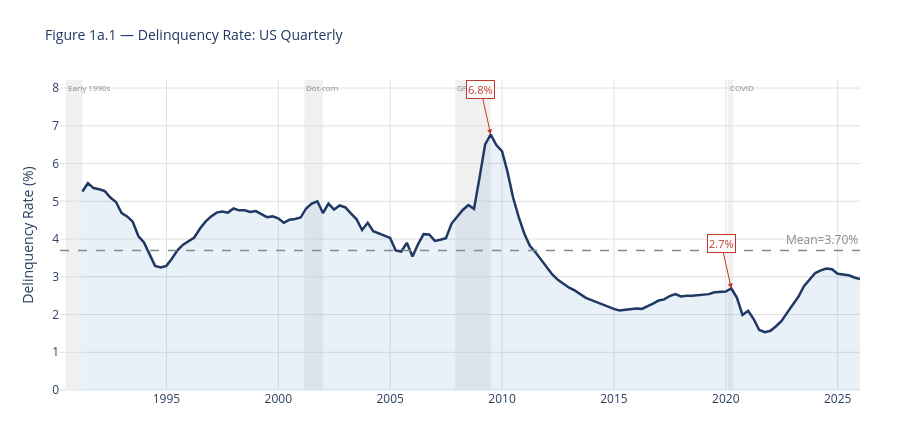
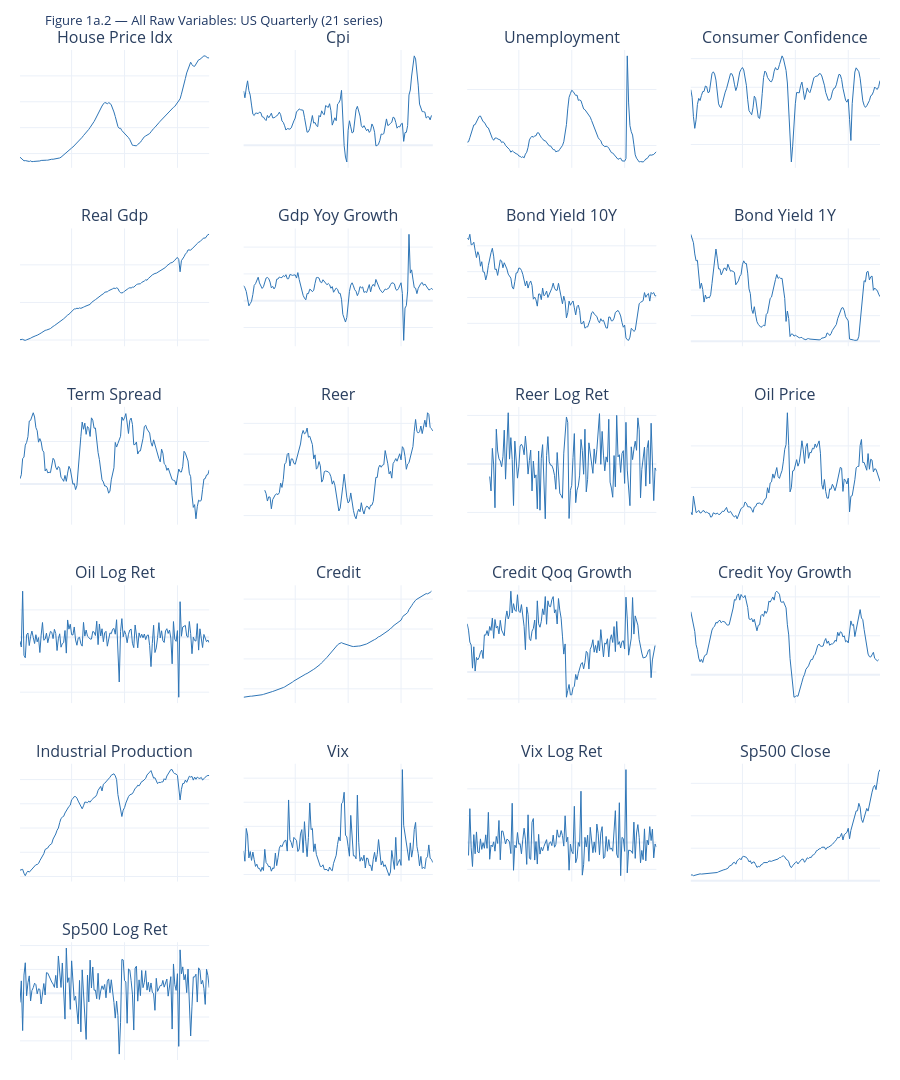

The cell these charts' notebook holds for them, in order:
### Code cell
# Figure 1a.1 — Target variable time series
mean_val = df_usq[TARGET_USQ].mean()
fig = go.Figure()
fig.add_trace(go.Scatter(
    x=df_usq.index, y=df_usq[TARGET_USQ], mode='lines',
    line=dict(color=NAVY, width=2.5), fill='tozeroy',
    fillcolor='rgba(46,117,182,0.10)',
    hovertemplate='%{x|%Y Q%q}<br>%{y:.2f}%<extra></extra>'))
fig.add_hline(y=mean_val, line_dash='dash', line_color=GREY, line_width=1.5,
              annotation_text=f'Mean={mean_val:.2f}%',
              annotation_position='top right', annotation_font_color=GREY)
fig = add_recessions(fig, RECESSIONS_USQ)
for s, e in [('2007', '2010'), ('2019', '2021')]:
    sub = df_usq[TARGET_USQ].loc[s:e].dropna()
    if not sub.empty:
        fig.add_annotation(x=sub.idxmax(), y=sub.max(), text=f'{sub.max():.1f}%',
            showarrow=True, arrowhead=2, arrowcolor=RED,
            font=dict(color=RED, size=11), bgcolor='white',
            bordercolor=RED, borderwidth=1, ay=-45)
fig.update_layout(
    title=dict(text='Figure 1a.1 — Delinquency Rate: US Quarterly', font=dict(size=14, color=NAVY)),
    xaxis=dict(showgrid=True, gridcolor='#E0E0E0'),
    yaxis=dict(title='Delinquency Rate (%)', showgrid=True, gridcolor='#E0E0E0'),
    template=TEMPLATE, height=430, margin=dict(t=80, b=40, l=60, r=40))
fig.show()

# Figure 1a.2 — All raw variables overview (native columns only, before Section 2 derivations)
raw_cols = [c for c in raw_usq.columns if c != TARGET_USQ]
ncols = 4
nrows = int(np.ceil(len(raw_cols) / ncols))
fig2 = make_subplots(
    rows=nrows, cols=ncols,
    subplot_titles=[v.replace('us_', '').replace('_', ' ').title() for v in raw_cols],
    vertical_spacing=0.06, horizontal_spacing=0.04)
for i, var in enumerate(raw_cols):
    r, c = i // ncols + 1, i % ncols + 1
    fig2.add_trace(go.Scatter(
        x=df_usq.index, y=df_usq[var], mode='lines',
        line=dict(color=BLUE, width=1.0), showlegend=False), row=r, col=c)
fig2.update_xaxes(showticklabels=False)
fig2.update_yaxes(showticklabels=False)
fig2.update_layout(
    title=dict(text=f'Figure 1a.2 — All Raw Variables: US Quarterly ({len(raw_cols)} series)',
               font=dict(size=13, color=NAVY)),
    template=TEMPLATE, height=nrows * 180,
    margin=dict(t=50, b=20, l=20, r=20))
fig2.show()

### Figure 1 — Plotly figure (JSON) as saved in the notebook; plotly's stock layout.template omitted (floating-point values rounded to 4 significant figures; data arrays with more than 128 entries replaced by an {"elided": "..."} marker saying what was removed)
{"data": [{"fill": "tozeroy", "fillcolor": "rgba(46,117,182,0.10)", "hovertemplate": "%{x|%Y Q%q}<br>%{y:.2f}%<extra></extra>", "line": {"color": "#1F3864", "width": 2.5}, "mode": "lines", "type": "scatter", "x": {"elided": "144 str values"}, "y": {"elided": "144 float values"}}], "layout": {"annotations": [{"font": {"color": "#7F8C8D"}, "showarrow": false, "text": "Mean=3.70%", "x": 1, "xanchor": "right", "xref": "x domain", "y": 3.697, "yanchor": "bottom", "yref": "y"}, {"font": {"color": "#7F8C8D", "size": 8}, "showarrow": false, "text": "Early 1990s", "x": "1990-07-01", "xanchor": "left", "xref": "x", "y": 1, "yanchor": "top", "yref": "y domain"}, {"font": {"color": "#7F8C8D", "size": 8}, "showarrow": false, "text": "Dot-com", "x": "2001-03-01", "xanchor": "left", "xref": "x", "y": 1, "yanchor": "top", "yref": "y domain"}, {"font": {"color": "#7F8C8D", "size": 8}, "showarrow": false, "text": "GFC", "x": "2007-12-01", "xanchor": "left", "xref": "x", "y": 1, "yanchor": "top", "yref": "y domain"}, {"font": {"color": "#7F8C8D", "size": 8}, "showarrow": false, "text": "COVID", "x": "2020-02-01", "xanchor": "left", "xref": "x", "y": 1, "yanchor": "top", "yref": "y domain"}, {"arrowcolor": "#C0392B", "arrowhead": 2, "ay": -45, "bgcolor": "white", "bordercolor": "#C0392B", "borderwidth": 1, "font": {"color": "#C0392B", "size": 11}, "showarrow": true, "text": "6.8%", "x": "2009-06-30T00:00:00", "y": 6.77}, {"arrowcolor": "#C0392B", "arrowhead": 2, "ay": -45, "bgcolor": "white", "bordercolor": "#C0392B", "borderwidth": 1, "font": {"color": "#C0392B", "size": 11}, "showarrow": true, "text": "2.7%", "x": "2020-03-31T00:00:00", "y": 2.69}], "height": 430, "margin": {"b": 40, "l": 60, "r": 40, "t": 80}, "shapes": [{"line": {"color": "#7F8C8D", "dash": "dash", "width": 1.5}, "type": "line", "x0": 0, "x1": 1, "xref": "x domain", "y0": 3.697, "y1": 3.697, "yref": "y"}, {"fillcolor": "lightgrey", "layer": "below", "line": {"width": 0}, "opacity": 0.35, "type": "rect", "x0": "1990-07-01", "x1": "1991-03-31", "xref": "x", "y0": 0, "y1": 1, "yref": "y domain"}, {"fillcolor": "lightgrey", "layer": "below", "line": {"width": 0}, "opacity": 0.35, "type": "rect", "x0": "2001-03-01", "x1": "2001-12-31", "xref": "x", "y0": 0, "y1": 1, "yref": "y domain"}, {"fillcolor": "lightgrey", "layer": "below", "line": {"width": 0}, "opacity": 0.35, "type": "rect", "x0": "2007-12-01", "x1": "2009-06-30", "xref": "x", "y0": 0, "y1": 1, "yref": "y domain"}, {"fillcolor": "lightgrey", "layer": "below", "line": {"width": 0}, "opacity": 0.35, "type": "rect", "x0": "2020-02-01", "x1": "2020-04-30", "xref": "x", "y0": 0, "y1": 1, "yref": "y domain"}], "title": {"font": {"color": "#1F3864", "size": 14}, "text": "Figure 1a.1 — Delinquency Rate: US Quarterly"}, "xaxis": {"gridcolor": "#E0E0E0", "showgrid": true}, "yaxis": {"gridcolor": "#E0E0E0", "showgrid": true, "title": {"text": "Delinquency Rate (%)"}}}}

### Figure 2 — Plotly figure (JSON) as saved in the notebook; plotly's stock layout.template omitted (floating-point values rounded to 4 significant figures; data arrays with more than 128 entries replaced by an {"elided": "..."} marker saying what was removed)
{"data": [{"line": {"color": "#2E75B6", "width": 1}, "mode": "lines", "showlegend": false, "type": "scatter", "x": {"elided": "144 str values"}, "xaxis": "x", "y": {"elided": "144 float values"}, "yaxis": "y"}, {"line": {"color": "#2E75B6", "width": 1}, "mode": "lines", "showlegend": false, "type": "scatter", "x": {"elided": "144 str values"}, "xaxis": "x2", "y": {"elided": "144 float values"}, "yaxis": "y2"}, {"line": {"color": "#2E75B6", "width": 1}, "mode": "lines", "showlegend": false, "type": "scatter", "x": {"elided": "144 str values"}, "xaxis": "x3", "y": {"elided": "144 float values"}, "yaxis": "y3"}, {"line": {"color": "#2E75B6", "width": 1}, "mode": "lines", "showlegend": false, "type": "scatter", "x": {"elided": "144 str values"}, "xaxis": "x4", "y": {"elided": "144 float values"}, "yaxis": "y4"}, {"line": {"color": "#2E75B6", "width": 1}, "mode": "lines", "showlegend": false, "type": "scatter", "x": {"elided": "144 str values"}, "xaxis": "x5", "y": {"elided": "144 float values"}, "yaxis": "y5"}, {"line": {"color": "#2E75B6", "width": 1}, "mode": "lines", "showlegend": false, "type": "scatter", "x": {"elided": "144 str values"}, "xaxis": "x6", "y": {"elided": "144 float values"}, "yaxis": "y6"}, {"line": {"color": "#2E75B6", "width": 1}, "mode": "lines", "showlegend": false, "type": "scatter", "x": {"elided": "144 str values"}, "xaxis": "x7", "y": {"elided": "144 float values"}, "yaxis": "y7"}, {"line": {"color": "#2E75B6", "width": 1}, "mode": "lines", "showlegend": false, "type": "scatter", "x": {"elided": "144 str values"}, "xaxis": "x8", "y": {"elided": "144 float values"}, "yaxis": "y8"}, {"line": {"color": "#2E75B6", "width": 1}, "mode": "lines", "showlegend": false, "type": "scatter", "x": {"elided": "144 str values"}, "xaxis": "x9", "y": {"elided": "144 float values"}, "yaxis": "y9"}, {"line": {"color": "#2E75B6", "width": 1}, "mode": "lines", "showlegend": false, "type": "scatter", "x": {"elided": "144 str values"}, "xaxis": "x10", "y": {"elided": "144 float values"}, "yaxis": "y10"}, {"line": {"color": "#2E75B6", "width": 1}, "mode": "lines", "showlegend": false, "type": "scatter", "x": {"elided": "144 str values"}, "xaxis": "x11", "y": {"elided": "144 float values"}, "yaxis": "y11"}, {"line": {"color": "#2E75B6", "width": 1}, "mode": "lines", "showlegend": false, "type": "scatter", "x": {"elided": "144 str values"}, "xaxis": "x12", "y": {"elided": "144 float values"}, "yaxis": "y12"}, {"line": {"color": "#2E75B6", "width": 1}, "mode": "lines", "showlegend": false, "type": "scatter", "x": {"elided": "144 str values"}, "xaxis": "x13", "y": {"elided": "144 float values"}, "yaxis": "y13"}, {"line": {"color": "#2E75B6", "width": 1}, "mode": "lines", "showlegend": false, "type": "scatter", "x": {"elided": "144 str values"}, "xaxis": "x14", "y": {"elided": "144 float values"}, "yaxis": "y14"}, {"line": {"color": "#2E75B6", "width": 1}, "mode": "lines", "showlegend": false, "type": "scatter", "x": {"elided": "144 str values"}, "xaxis": "x15", "y": {"elided": "144 float values"}, "yaxis": "y15"}, {"line": {"color": "#2E75B6", "width": 1}, "mode": "lines", "showlegend": false, "type": "scatter", "x": {"elided": "144 str values"}, "xaxis": "x16", "y": {"elided": "144 float values"}, "yaxis": "y16"}, {"line": {"color": "#2E75B6", "width": 1}, "mode": "lines", "showlegend": false, "type": "scatter", "x": {"elided": "144 str values"}, "xaxis": "x17", "y": {"elided": "144 float values"}, "yaxis": "y17"}, {"line": {"color": "#2E75B6", "width": 1}, "mode": "lines", "showlegend": false, "type": "scatter", "x": {"elided": "144 str values"}, "xaxis": "x18", "y": {"elided": "144 float values"}, "yaxis": "y18"}, {"line": {"color": "#2E75B6", "width": 1}, "mode": "lines", "showlegend": false, "type": "scatter", "x": {"elided": "144 str values"}, "xaxis": "x19", "y": {"elided": "144 float values"}, "yaxis": "y19"}, {"line": {"color": "#2E75B6", "width": 1}, "mode": "lines", "showlegend": false, "type": "scatter", "x": {"elided": "144 str values"}, "xaxis": "x20", "y": {"elided": "144 float values"}, "yaxis": "y20"}, {"line": {"color": "#2E75B6", "width": 1}, "mode": "lines", "showlegend": false, "type": "scatter", "x": {"elided": "144 str values"}, "xaxis": "x21", "y": {"elided": "144 float values"}, "yaxis": "y21"}], "layout": {"annotations": [{"font": {"size": 16}, "showarrow": false, "text": "House Price Idx", "x": 0.11, "xanchor": "center", "xref": "paper", "y": 1, "yanchor": "bottom", "yref": "paper"}, {"font": {"size": 16}, "showarrow": false, "text": "Cpi", "x": 0.37, "xanchor": "center", "xref": "paper", "y": 1, "yanchor": "bottom", "yref": "paper"}, {"font": {"size": 16}, "showarrow": false, "text": "Unemployment", "x": 0.63, "xanchor": "center", "xref": "paper", "y": 1, "yanchor": "bottom", "yref": "paper"}, {"font": {"size": 16}, "showarrow": false, "text": "Consumer Confidence", "x": 0.89, "xanchor": "center", "xref": "paper", "y": 1, "yanchor": "bottom", "yref": "paper"}, {"font": {"size": 16}, "showarrow": false, "text": "Real Gdp", "x": 0.11, "xanchor": "center", "xref": "paper", "y": 0.8233, "yanchor": "bottom", "yref": "paper"}, {"font": {"size": 16}, "showarrow": false, "text": "Gdp Yoy Growth", "x": 0.37, "xanchor": "center", "xref": "paper", "y": 0.8233, "yanchor": "bottom", "yref": "paper"}, {"font": {"size": 16}, "showarrow": false, "text": "Bond Yield 10Y", "x": 0.63, "xanchor": "center", "xref": "paper", "y": 0.8233, "yanchor": "bottom", "yref": "paper"}, {"font": {"size": 16}, "showarrow": false, "text": "Bond Yield 1Y", "x": 0.89, "xanchor": "center", "xref": "paper", "y": 0.8233, "yanchor": "bottom", "yref": "paper"}, {"font": {"size": 16}, "showarrow": false, "text": "Term Spread", "x": 0.11, "xanchor": "center", "xref": "paper", "y": 0.6467, "yanchor": "bottom", "yref": "paper"}, {"font": {"size": 16}, "showarrow": false, "text": "Reer", "x": 0.37, "xanchor": "center", "xref": "paper", "y": 0.6467, "yanchor": "bottom", "yref": "paper"}, {"font": {"size": 16}, "showarrow": false, "text": "Reer Log Ret", "x": 0.63, "xanchor": "center", "xref": "paper", "y": 0.6467, "yanchor": "bottom", "yref": "paper"}, {"font": {"size": 16}, "showarrow": false, "text": "Oil Price", "x": 0.89, "xanchor": "center", "xref": "paper", "y": 0.6467, "yanchor": "bottom", "yref": "paper"}, {"font": {"size": 16}, "showarrow": false, "text": "Oil Log Ret", "x": 0.11, "xanchor": "center", "xref": "paper", "y": 0.47, "yanchor": "bottom", "yref": "paper"}, {"font": {"size": 16}, "showarrow": false, "text": "Credit", "x": 0.37, "xanchor": "center", "xref": "paper", "y": 0.47, "yanchor": "bottom", "yref": "paper"}, {"font": {"size": 16}, "showarrow": false, "text": "Credit Qoq Growth", "x": 0.63, "xanchor": "center", "xref": "paper", "y": 0.47, "yanchor": "bottom", "yref": "paper"}, {"font": {"size": 16}, "showarrow": false, "text": "Credit Yoy Growth", "x": 0.89, "xanchor": "center", "xref": "paper", "y": 0.47, "yanchor": "bottom", "yref": "paper"}, {"font": {"size": 16}, "showarrow": false, "text": "Industrial Production", "x": 0.11, "xanchor": "center", "xref": "paper", "y": 0.2933, "yanchor": "bottom", "yref": "paper"}, {"font": {"size": 16}, "showarrow": false, "text": "Vix", "x": 0.37, "xanchor": "center", "xref": "paper", "y": 0.2933, "yanchor": "bottom", "yref": "paper"}, {"font": {"size": 16}, "showarrow": false, "text": "Vix Log Ret", "x": 0.63, "xanchor": "center", "xref": "paper", "y": 0.2933, "yanchor": "bottom", "yref": "paper"}, {"font": {"size": 16}, "showarrow": false, "text": "Sp500 Close", "x": 0.89, "xanchor": "center", "xref": "paper", "y": 0.2933, "yanchor": "bottom", "yref": "paper"}, {"font": {"size": 16}, "showarrow": false, "text": "Sp500 Log Ret", "x": 0.11, "xanchor": "center", "xref": "paper", "y": 0.1167, "yanchor": "bottom", "yref": "paper"}], "height": 1080, "margin": {"b": 20, "l": 20, "r": 20, "t": 50}, "title": {"font": {"color": "#1F3864", "size": 13}, "text": "Figure 1a.2 — All Raw Variables: US Quarterly (21 series)"}, "xaxis": {"anchor": "y", "domain": [0, 0.22], "showticklabels": false}, "xaxis10": {"anchor": "y10", "domain": [0.26, 0.48], "showticklabels": false}, "xaxis11": {"anchor": "y11", "domain": [0.52, 0.74], "showticklabels": false}, "xaxis12": {"anchor": "y12", "domain": [0.78, 1], "showticklabels": false}, "xaxis13": {"anchor": "y13", "domain": [0, 0.22], "showticklabels": false}, "xaxis14": {"anchor": "y14", "domain": [0.26, 0.48], "showticklabels": false}, "xaxis15": {"anchor": "y15", "domain": [0.52, 0.74], "showticklabels": false}, "xaxis16": {"anchor": "y16", "domain": [0.78, 1], "showticklabels": false}, "xaxis17": {"anchor": "y17", "domain": [0, 0.22], "showticklabels": false}, "xaxis18": {"anchor": "y18", "domain": [0.26, 0.48], "showticklabels": false}, "xaxis19": {"anchor": "y19", "domain": [0.52, 0.74], "showticklabels": false}, "xaxis2": {"anchor": "y2", "domain": [0.26, 0.48], "showticklabels": false}, "xaxis20": {"anchor": "y20", "domain": [0.78, 1], "showticklabels": false}, "xaxis21": {"anchor": "y21", "domain": [0, 0.22], "showticklabels": false}, "xaxis22": {"anchor": "y22", "domain": [0.26, 0.48], "showticklabels": false}, "xaxis23": {"anchor": "y23", "domain": [0.52, 0.74], "showticklabels": false}, "xaxis24": {"anchor": "y24", "domain": [0.78, 1], "showticklabels": false}, "xaxis3": {"anchor": "y3", "domain": [0.52, 0.74], "showticklabels": false}, "xaxis4": {"anchor": "y4", "domain": [0.78, 1], "showticklabels": false}, "xaxis5": {"anchor": "y5", "domain": [0, 0.22], "showticklabels": false}, "xaxis6": {"anchor": "y6", "domain": [0.26, 0.48], "showticklabels": false}, "xaxis7": {"anchor": "y7", "domain": [0.52, 0.74], "showticklabels": false}, "xaxis8": {"anchor": "y8", "domain": [0.78, 1], "showticklabels": false}, "xaxis9": {"anchor": "y9", "domain": [0, 0.22], "showticklabels": false}, "yaxis": {"anchor": "x", "domain": [0.8833, 1], "showticklabels": false}, "yaxis10": {"anchor": "x10", "domain": [0.53, 0.6467], "showticklabels": false}, "yaxis11": {"anchor": "x11", "domain": [0.53, 0.6467], "showticklabels": false}, "yaxis12": {"anchor": "x12", "domain": [0.53, 0.6467], "showticklabels": false}, "yaxis13": {"anchor": "x13", "domain": [0.3533, 0.47], "showticklabels": false}, "yaxis14": {"anchor": "x14", "domain": [0.3533, 0.47], "showticklabels": false}, "yaxis15": {"anchor": "x15", "domain": [0.3533, 0.47], "showticklabels": false}, "yaxis16": {"anchor": "x16", "domain": [0.3533, 0.47], "showticklabels": false}, "yaxis17": {"anchor": "x17", "domain": [0.1767, 0.2933], "showticklabels": false}, "yaxis18": {"anchor": "x18", "domain": [0.1767, 0.2933], "showticklabels": false}, "yaxis19": {"anchor": "x19", "domain": [0.1767, 0.2933], "showticklabels": false}, "yaxis2": {"anchor": "x2", "domain": [0.8833, 1], "showticklabels": false}, "yaxis20": {"anchor": "x20", "domain": [0.1767, 0.2933], "showticklabels": false}, "yaxis21": {"anchor": "x21", "domain": [0, 0.1167], "showticklabels": false}, "yaxis22": {"anchor": "x22", "domain": [0, 0.1167], "showticklabels": false}, "yaxis23": {"anchor": "x23", "domain": [0, 0.1167], "showticklabels": false}, "yaxis24": {"anchor": "x24", "domain": [0, 0.1167], "showticklabels": false}, "yaxis3": {"anchor": "x3", "domain": [0.8833, 1], "showticklabels": false}, "yaxis4": {"anchor": "x4", "domain": [0.8833, 1], "showticklabels": false}, "yaxis5": {"anchor": "x5", "domain": [0.7067, 0.8233], "showticklabels": false}, "yaxis6": {"anchor": "x6", "domain": [0.7067, 0.8233], "showticklabels": false}, "yaxis7": {"anchor": "x7", "domain": [0.7067, 0.8233], "showticklabels": false}, "yaxis8": {"anchor": "x8", "domain": [0.7067, 0.8233], "showticklabels": false}, "yaxis9": {"anchor": "x9", "domain": [0.53, 0.6467], "showticklabels": false}}}
